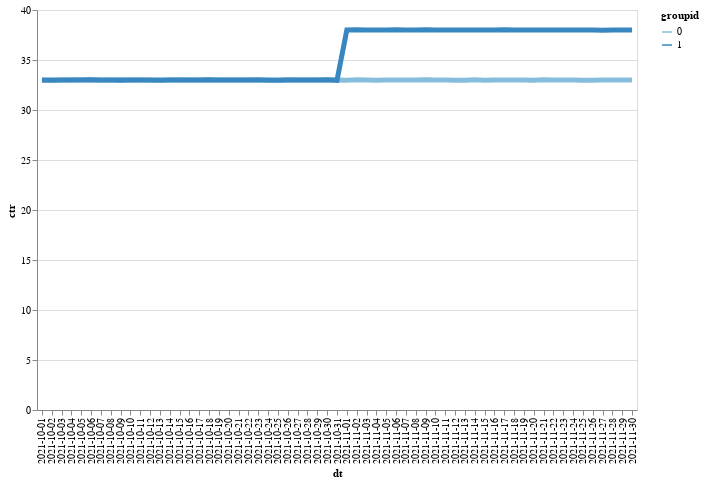

The cell this chart's notebook holds for it:
### Code cell
alt.Chart(data_ctr_avg).mark_line(size=5).encode(
    alt.X('dt'),
    alt.Y('ctr'),
    color='groupid:O',
    tooltip=['ctr']
).properties(
    width=600,
    height=400
)

### Figure 1 — Vega-Lite specification as saved in the notebook (floating-point values rounded to 4 significant figures)
{"config": {"view": {"continuousWidth": 400, "continuousHeight": 300}}, "data": {"name": "data-bfb49b1a2a499b9338312eaf8832d98d"}, "mark": {"type": "line", "size": 5}, "encoding": {"color": {"type": "ordinal", "field": "groupid"}, "tooltip": [{"type": "quantitative", "field": "ctr"}], "x": {"type": "nominal", "field": "dt"}, "y": {"type": "quantitative", "field": "ctr"}}, "height": 400, "width": 600, "$schema": "https://vega.github.io/schema/vega-lite/v4.8.1.json", "datasets": {"data-bfb49b1a2a499b9338312eaf8832d98d": [{"groupid": 0, "dt": "2021-10-01", "ctr": 32.98}, {"groupid": 0, "dt": "2021-10-02", "ctr": 33.0}, {"groupid": 0, "dt": "2021-10-03", "ctr": 33.0}, {"groupid": 0, "dt": "2021-10-04", "ctr": 32.99}, {"groupid": 0, "dt": "2021-10-05", "ctr": 33.01}, {"groupid": 0, "dt": "2021-10-06", "ctr": 33.02}, {"groupid": 0, "dt": "2021-10-07", "ctr": 32.98}, {"groupid": 0, "dt": "2021-10-08", "ctr": 33.0}, {"groupid": 0, "dt": "2021-10-09", "ctr": 33.02}, {"groupid": 0, "dt": "2021-10-10", "ctr": 33.0}, {"groupid": 0, "dt": "2021-10-11", "ctr": 32.99}, {"groupid": 0, "dt": "2021-10-12", "ctr": 32.98}, {"groupid": 0, "dt": "2021-10-13", "ctr": 33.0}, {"groupid": 0, "dt": "2021-10-14", "ctr": 32.99}, {"groupid": 0, "dt": "2021-10-15", "ctr": 33.01}, {"groupid": 0, "dt": "2021-10-16", "ctr": 32.99}, {"groupid": 0, "dt": "2021-10-17", "ctr": 32.99}, {"groupid": 0, "dt": "2021-10-18", "ctr": 33.0}, {"groupid": 0, "dt": "2021-10-19", "ctr": 33.01}, {"groupid": 0, "dt": "2021-10-20", "ctr": 33.0}, {"groupid": 0, "dt": "2021-10-21", "ctr": 32.99}, {"groupid": 0, "dt": "2021-10-22", "ctr": 33.01}, {"groupid": 0, "dt": "2021-10-23", "ctr": 33.02}, {"groupid": 0, "dt": "2021-10-24", "ctr": 32.96}, {"groupid": 0, "dt": "2021-10-25", "ctr": 33.0}, {"groupid": 0, "dt": "2021-10-26", "ctr": 33.03}, {"groupid": 0, "dt": "2021-10-27", "ctr": 33.01}, {"groupid": 0, "dt": "2021-10-28", "ctr": 33.01}, {"groupid": 0, "dt": "2021-10-29", "ctr": 33.0}, {"groupid": 0, "dt": "2021-10-30", "ctr": 33.0}, {"groupid": 0, "dt": "2021-10-31", "ctr": 33.0}, {"groupid": 0, "dt": "2021-11-01", "ctr": 32.98}, {"groupid": 0, "dt": "2021-11-02", "ctr": 33.01}, {"groupid": 0, "dt": "2021-11-03", "ctr": 33.01}, {"groupid": 0, "dt": "2021-11-04", "ctr": 32.99}, {"groupid": 0, "dt": "2021-11-05", "ctr": 33.0}, {"groupid": 0, "dt": "2021-11-06", "ctr": 33.0}, {"groupid": 0, "dt": "2021-11-07", "ctr": 33.01}, {"groupid": 0, "dt": "2021-11-08", "ctr": 32.99}, {"groupid": 0, "dt": "2021-11-09", "ctr": 33.02}, {"groupid": 0, "dt": "2021-11-10", "ctr": 32.99}, {"groupid": 0, "dt": "2021-11-11", "ctr": 33.01}, {"groupid": 0, "dt": "2021-11-12", "ctr": 32.99}, {"groupid": 0, "dt": "2021-11-13", "ctr": 32.98}, {"groupid": 0, "dt": "2021-11-14", "ctr": 33.02}, {"groupid": 0, "dt": "2021-11-15", "ctr": 32.98}, {"groupid": 0, "dt": "2021-11-16", "ctr": 32.99}, {"groupid": 0, "dt": "2021-11-17", "ctr": 32.99}, {"groupid": 0, "dt": "2021-11-18", "ctr": 33.0}, {"groupid": 0, "dt": "2021-11-19", "ctr": 33.0}, {"groupid": 0, "dt": "2021-11-20", "ctr": 32.98}, {"groupid": 0, "dt": "2021-11-21", "ctr": 33.01}, {"groupid": 0, "dt": "2021-11-22", "ctr": 33.01}, {"groupid": 0, "dt": "2021-11-23", "ctr": 32.99}, {"groupid": 0, "dt": "2021-11-24", "ctr": 33.0}, {"groupid": 0, "dt": "2021-11-25", "ctr": 32.97}, {"groupid": 0, "dt": "2021-11-26", "ctr": 32.98}, {"groupid": 0, "dt": "2021-11-27", "ctr": 33.0}, {"groupid": 0, "dt": "2021-11-28", "ctr": 32.99}, {"groupid": 0, "dt": "2021-11-29", "ctr": 33.0}, {"groupid": 0, "dt": "2021-11-30", "ctr": 32.99}, {"groupid": 1, "dt": "2021-10-01", "ctr": 33.01}, {"groupid": 1, "dt": "2021-10-02", "ctr": 32.98}, {"groupid": 1, "dt": "2021-10-03", "ctr": 32.99}, {"groupid": 1, "dt": "2021-10-04", "ctr": 33.0}, {"groupid": 1, "dt": "2021-10-05", "ctr": 32.99}, {"groupid": 1, "dt": "2021-10-06", "ctr": 33.02}, {"groupid": 1, "dt": "2021-10-07", "ctr": 33.0}, {"groupid": 1, "dt": "2021-10-08", "ctr": 32.99}, {"groupid": 1, "dt": "2021-10-09", "ctr": 32.99}, {"groupid": 1, "dt": "2021-10-10", "ctr": 33.01}, {"groupid": 1, "dt": "2021-10-11", "ctr": 32.99}, {"groupid": 1, "dt": "2021-10-12", "ctr": 33.01}, {"groupid": 1, "dt": "2021-10-13", "ctr": 32.96}, {"groupid": 1, "dt": "2021-10-14", "ctr": 33.01}, {"groupid": 1, "dt": "2021-10-15", "ctr": 33.0}, {"groupid": 1, "dt": "2021-10-16", "ctr": 32.99}, {"groupid": 1, "dt": "2021-10-17", "ctr": 33.01}, {"groupid": 1, "dt": "2021-10-18", "ctr": 33.01}, {"groupid": 1, "dt": "2021-10-19", "ctr": 32.99}, {"groupid": 1, "dt": "2021-10-20", "ctr": 33.01}, {"groupid": 1, "dt": "2021-10-21", "ctr": 33.0}, {"groupid": 1, "dt": "2021-10-22", "ctr": 33.01}, {"groupid": 1, "dt": "2021-10-23", "ctr": 33.0}, {"groupid": 1, "dt": "2021-10-24", "ctr": 33.01}, {"groupid": 1, "dt": "2021-10-25", "ctr": 32.98}, {"groupid": 1, "dt": "2021-10-26", "ctr": 33.0}, {"groupid": 1, "dt": "2021-10-27", "ctr": 33.01}, {"groupid": 1, "dt": "2021-10-28", "ctr": 33.01}, {"groupid": 1, "dt": "2021-10-29", "ctr": 33.01}, {"groupid": 1, "dt": "2021-10-30", "ctr": 33.03}, {"groupid": 1, "dt": "2021-10-31", "ctr": 32.97}, {"groupid": 1, "dt": "2021-11-01", "ctr": 37.99}, {"groupid": 1, "dt": "2021-11-02", "ctr": 38.01}, {"groupid": 1, "dt": "2021-11-03", "ctr": 38.0}, {"groupid": 1, "dt": "2021-11-04", "ctr": 37.99}, {"groupid": 1, "dt": "2021-11-05", "ctr": 38.0}, {"groupid": 1, "dt": "2021-11-06", "ctr": 38.01}, {"groupid": 1, "dt": "2021-11-07", "ctr": 38.0}, {"groupid": 1, "dt": "2021-11-08", "ctr": 37.99}, {"groupid": 1, "dt": "2021-11-09", "ctr": 38.01}, {"groupid": 1, "dt": "2021-11-10", "ctr": 37.99}, {"groupid": 1, "dt": "2021-11-11", "ctr": 37.99}, {"groupid": 1, "dt": "2021-11-12", "ctr": 38.0}, {"groupid": 1, "dt": "2021-11-13", "ctr": 38.0}, {"groupid": 1, "dt": "2021-11-14", "ctr": 38.0}, {"groupid": 1, "dt": "2021-11-15", "ctr": 37.99}, {"groupid": 1, "dt": "2021-11-16", "ctr": 38.0}, {"groupid": 1, "dt": "2021-11-17", "ctr": 38.02}, {"groupid": 1, "dt": "2021-11-18", "ctr": 38.0}, {"groupid": 1, "dt": "2021-11-19", "ctr": 37.99}, {"groupid": 1, "dt": "2021-11-20", "ctr": 37.99}, {"groupid": 1, "dt": "2021-11-21", "ctr": 37.99}, {"groupid": 1, "dt": "2021-11-22", "ctr": 37.99}, {"groupid": 1, "dt": "2021-11-23", "ctr": 38.0}, {"groupid": 1, "dt": "2021-11-24", "ctr": 37.99}, {"groupid": 1, "dt": "2021-11-25", "ctr": 37.99}, {"groupid": 1, "dt": "2021-11-26", "ctr": 38.0}, {"groupid": 1, "dt": "2021-11-27", "ctr": 37.98}, {"groupid": 1, "dt": "2021-11-28", "ctr": 37.99}, {"groupid": 1, "dt": "2021-11-29", "ctr": 37.99}, {"groupid": 1, "dt": "2021-11-30", "ctr": 38.0}]}}
